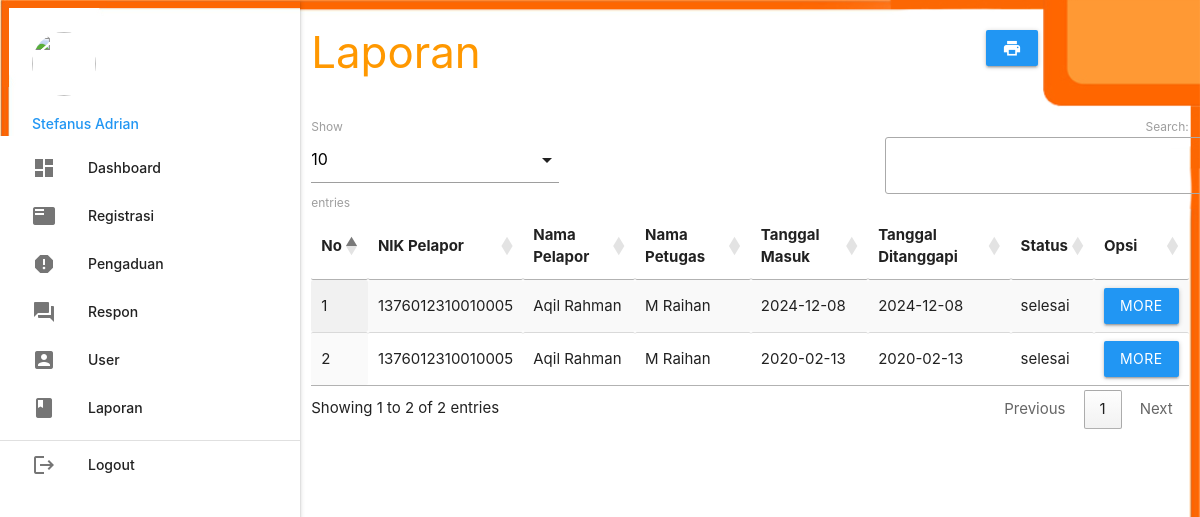
The page /admin/index.php?p=laporan (signed in) on the database its author committed.
### tables this page shows
CREATE TABLE `pengaduan` (
  `id_pengaduan` int(5) NOT NULL,
  `tgl_pengaduan` varchar(20) NOT NULL,
  `nik` varchar(16) NOT NULL,
  `isi_laporan` text NOT NULL,
  `foto` varchar(255) NOT NULL,
  `status` enum('proses','selesai') NOT NULL
);

CREATE TABLE `masyarakat` (
  `nik` varchar(16) NOT NULL,
  `nama` varchar(35) NOT NULL,
  `username` varchar(25) NOT NULL,
  `password` varchar(255) NOT NULL,
  `telp` varchar(13) NOT NULL
);

CREATE TABLE `petugas` (
  `id_petugas` int(5) NOT NULL,
  `nama_petugas` varchar(30) NOT NULL,
  `username` varchar(30) NOT NULL,
  `password` varchar(255) NOT NULL,
  `telp_petugas` varchar(13) NOT NULL,
  `level` enum('admin','petugas') NOT NULL
);

CREATE TABLE `tanggapan` (
  `id_tanggapan` int(5) NOT NULL,
  `id_pengaduan` int(5) NOT NULL,
  `tgl_tanggapan` varchar(20) NOT NULL,
  `tanggapan` text NOT NULL,
  `id_petugas` int(5) NOT NULL
);

### admin/laporan.php (the view, shortened to what this page needs)
       <div class="row">
         <div class="col s12 m9">
           <h3 class="orange-text">Laporan</h3>
         </div>
         <div class="col s12 m3">
           <div class="section"></div>
           <a class="waves-effect waves-light btn blue" href="cetak.php"><i class="material-icons">print</i></a>
         </div>
       </div>
       <table id="example" class="display responsive-table" style="width:100%">
         <thead>
             <tr>
			<th>No</th>
			<th>NIK Pelapor</th>
			<th>Nama Pelapor</th>
			<th>Nama Petugas</th>
			<th>Tanggal Masuk</th>
			<th>Tanggal Ditanggapi</th>
			<th>Status</th>
			<th>Opsi</th>
             </tr>
         </thead>
         <tbody>
<?php
	$no=1;
	$query = mysqli_query($koneksi,"SELECT * FROM pengaduan INNER JOIN masyarakat ON pengaduan.nik=masyarakat.nik INNER JOIN tanggapan ON tanggapan.id_pengaduan=pengaduan.id_pengaduan INNER JOIN petugas ON tanggapan.id_petugas=petugas.id_petugas ORDER BY tgl_pengaduan DESC");
	while ($r=mysqli_fetch_assoc($query)) { ?>
	<tr>
		<td><?php echo $no++; ?></td>
		<td><?php echo $r['nik']; ?></td>
		<td><?php echo $r['nama']; ?></td>
		<td><?php echo $r['nama_petugas']; ?></td>
		<td><?php echo $r['tgl_pengaduan']; ?></td>
		<td><?php echo $r['tgl_tanggapan']; ?></td>
		<td><?php echo $r['status']; ?></td>
		<td><a class="btn blue modal-trigger" href="#laporan?id_tanggapan=<?php echo $r['id_tanggapan'] ?>">More</a></td>
	</tr>
           <?php  }
            ?>
         </tbody>
       </table>

### rows shown on the page
pengaduan: masyarakat.nik "1376012310010005", masyarakat.nama "Aqil Rahman", petugas.nama_petugas "M Raihan", tgl_pengaduan "2024-12-08", tanggapan.tgl_tanggapan "2024-12-08", status "selesai"
pengaduan: masyarakat.nik "1376012310010005", masyarakat.nama "Aqil Rahman", petugas.nama_petugas "M Raihan", tgl_pengaduan "2020-02-13", tanggapan.tgl_tanggapan "2020-02-13", status "selesai"

### other values the page prints
$_SESSION['data']['nama_petugas'] "Stefanus Adrian"
